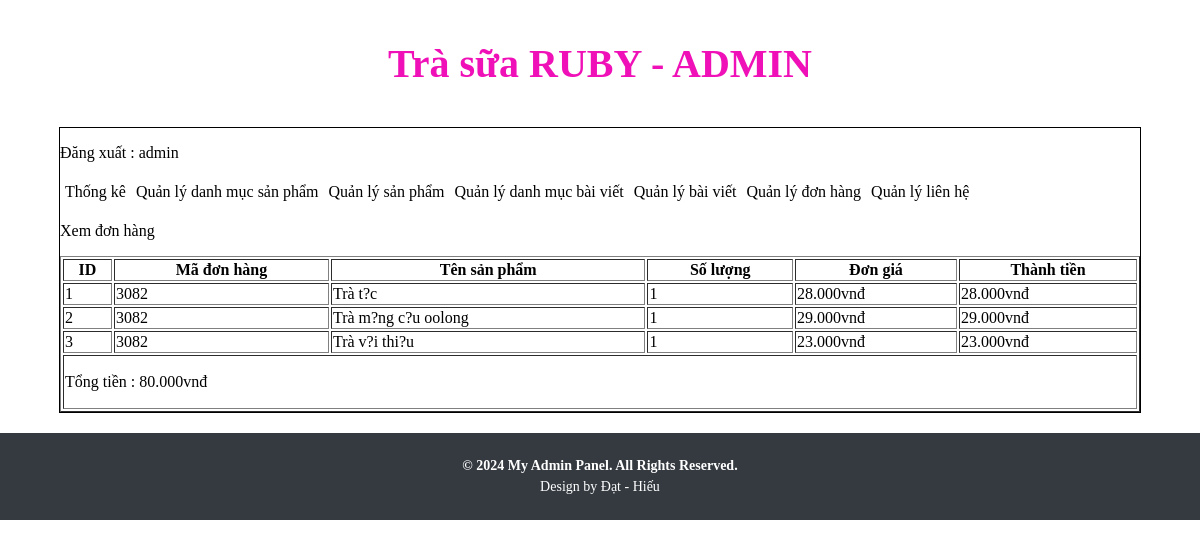
Screenshot of /admin/index.php?action=donhang&query=xemdonhang&code=3082 (signed in) with the database file from the repository.
### tables this page shows
CREATE TABLE IF NOT EXISTS `tbl_cart_details` (
  `id_cart_details` int(11) NOT NULL AUTO_INCREMENT,
  `code_cart` varchar(10) NOT NULL,
  `id_sanpham` int(11) NOT NULL,
  `soluongmua` int(11) NOT NULL,
  PRIMARY KEY (`id_cart_details`)
);

CREATE TABLE IF NOT EXISTS `tbl_sanpham` (
  `id_sanpham` int(11) NOT NULL AUTO_INCREMENT,
  `tensanpham` varchar(255) NOT NULL,
  `masp` varchar(100) NOT NULL,
  `giasp` varchar(50) NOT NULL,
  `hinhanh` varchar(50) NOT NULL,
  `tomtat` tinytext NOT NULL,
  `noidung` text NOT NULL,
  `tinhtrang` int(11) NOT NULL,
  `id_danhmuc` int(11) NOT NULL,
  PRIMARY KEY (`id_sanpham`)
);

### admin/modules/quanlydonhang/xemdonhang.php (the view, shortened to what this page needs)
<p>Xem đơn hàng</p>
<?php
    $code = $_GET['code'];
    $sql_lietke_dh = "SELECT * FROM tbl_cart_details,tbl_sanpham WHERE tbl_cart_details.id_sanpham=tbl_sanpham.id_sanpham AND
    tbl_cart_details.code_cart ='".$code."' ORDER BY tbl_cart_details.id_cart_details DESC";
    $query_lietke_dh = mysqli_query($mysqli,$sql_lietke_dh);
?>
<table style="width:100%" border="1" style="border-collapse: collapse;">
    <tr>
        <th>ID</th>
        <th>Mã đơn hàng</th>
        <th>Tên sản phẩm</th>
        <th>Số lượng</th>
        <th>Đơn giá</th>
        <th>Thành tiền</th>
    </tr>
    <?php
        $i=0;
        $tongtien=0;
        while($row = mysqli_fetch_array($query_lietke_dh)){
        $i++;
        $thanhtien = $row['giasp'] * $row['soluongmua'];
        $tongtien += $thanhtien;
    ?>
    <tr>
        <td><?php echo $i  ?></td>
        <td><?php echo $row['code_cart'] ?></td>
        <td><?php echo $row['tensanpham'] ?></td>
        <td><?php echo $row['soluongmua'] ?></td>
        <td><?php echo number_format($row['giasp'],0,',','.').'vnđ' ?></td>
        <td><?php echo number_format($thanhtien,0,',','.').'vnđ' ?></td>
    </tr>
    <?php
        }
    ?>
    <tr>
    <td colspan="6">
            <p>Tổng tiền : <?php echo number_format($tongtien,0,',','.').'vnđ' ?></p>
        </td>
    </tr>
</table>

### admin/css/style.css (style rules this page uses)
body { margin: 0; padding: 0; }

### rows the page displays
tbl_cart_details: code_cart "3082", id_sanpham.tensanpham "Trà t?c", soluongmua "1", id_sanpham.giasp "28.000", thanhtien "28.000"
tbl_cart_details: code_cart "3082", id_sanpham.tensanpham "Trà m?ng c?u oolong", soluongmua "1", id_sanpham.giasp "29.000", thanhtien "29.000"
tbl_cart_details: code_cart "3082", id_sanpham.tensanpham "Trà v?i thi?u", soluongmua "1", id_sanpham.giasp "23.000", thanhtien "23.000"

### other values shown
$_SESSION['dangnhap'] "admin"
$tongtien "80.000"
